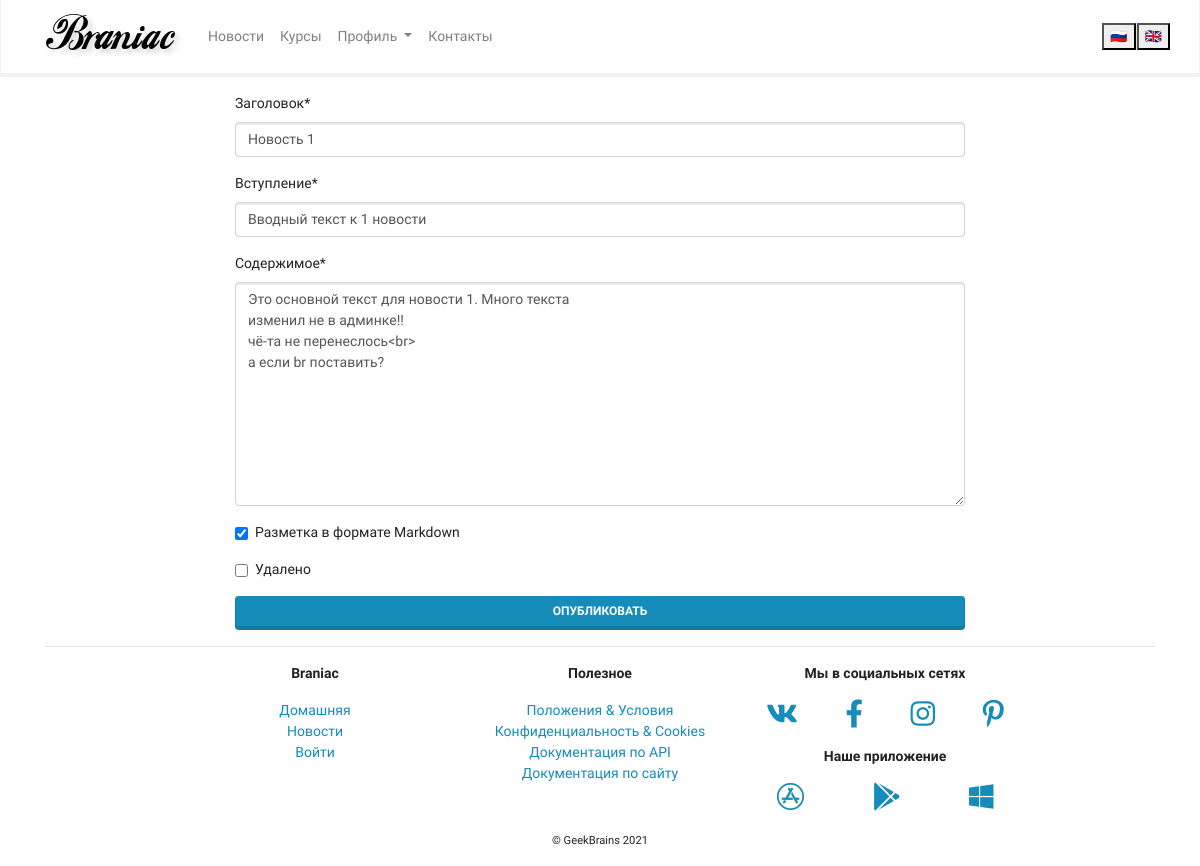
Page /mainapp/news/1/update/ (signed in) on the committed database.
### mainapp/models.py (models this page shows, shortened)
class News(models.Model):  #для этого создаём класс, который наследуется от модуля models и в нём класс Model
    title = models.CharField(max_length=256, verbose_name='Заголовок')  # Это типы полей.
    preamble = models.CharField(max_length=1024, verbose_name='Вступление')
    body = models.TextField(verbose_name='Содержимое')  # сюда с помощью редактора передаётся html-разметка
    body_as_markdown = models.BooleanField(default=False, verbose_name='Разметка в формате Markdown')  # Это указатель,
    created_at = models.DateTimeField(auto_now_add=True, verbose_name='Создан')
    update_at = models.DateTimeField(auto_now=True, verbose_name='Обновлён')  # автоматичеки заполняется
    deleted = models.BooleanField(default=False, verbose_name='Удалено')  # это поле сообщает удалена запись или нет.
    class Meta:
        verbose_name = 'новость'
        verbose_name_plural = 'новости'  # plural - множественное число

### mainapp/views.py (the view)
# urls.py: path('news/<int:pk>/update/', views.NewsUpdateView.as_view(), name='news_update'),  # <int:pk>, где int -
class NewsUpdateView(PermissionRequiredMixin, UpdateView):
    model = News
    fields = '__all__'  # Выводим все поля - форма выведет через криспи. Ключевое слово '__all__' - позволяет вывести
    success_url = reverse_lazy('mainapp:news')  # редирект на список новостей
    permission_required = ('mainapp.change_news',)  # доступы - объявляем права доступа на изменение новостей,

### mainapp/context_processor.py (called while the page is built)
def my_context_processor(request):  # request - поступающий запрос
    return {
        'foo': ' город'  # на нужную страницу добавляем {{ foo }} и там отобразится ' город'
    }

### mainapp/templates/mainapp/news_form.html (shortened to what this page needs)
{% extends 'mainapp/base.html' %}
{% load crispy_forms_tags %}
{% block content %}
<div class="row justify-content-center pt-3">
    <div class="col-md-12 col-lg-8">
      <form method="post">
        {{ form|crispy }}
        <button type="submit" class="btn btn-primary btn-block">
          Опубликовать
        </button>
      </form>
    </div>
</div>
{% endblock content %}

### rows in the picture
News: title "Новость 1", preamble "Вводный текст к 1 новости", body "Это основной текст для новости 1. Много текста изменил не в админке!! чё-та не перенеслось<br> а если br поставить?", body_as_markdown "☑"
